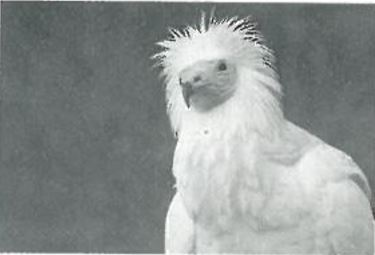
#> input picture 영상처리_컨볼루션_5/picture5.jpg, 375 x 255 px
$ python edge_detector.py
#> lines starting #> are read from the running program, lines starting #| are printed output that depends on the picture
import cv2 as cv
import numpy as np
#smoothing
roi = cv.imread('picture5.jpg')
#> roi is the input picture: shape (255, 375, 3); mean B, G, R 144.8, 145.9, 140.8
roi_gray = cv.cvtColor(roi,cv.COLOR_BGR2GRAY)

mask = np.array([
    [1,1,1],
    [0,0,0],
    [-1,-1,-1]
])
output_box = np.zeros((roi.shape[0],roi.shape[1]),dtype=np.uint8)
# output_box = np.zeros((roi.shape[0],roi.shape[1])) #float

for j in range(1,roi.shape[0]-1):
    for i in range(1,roi.shape[1]-1):
        sum = 0
        for r in range(-1,2):
            for c in range(-1,2):
                sum += roi_gray.item(j+r,i+c)* mask.item(r+1,c+1)  #mask 값
        if np.sum(mask) > 0:
            sum //= np.sum(mask)  # mask 요소값의 합
        sum = np.abs(sum)
        if sum > 255:
            sum = 255
        # sum /= 255 # 실수의 경우.
        output_box.itemset(j,i,sum)
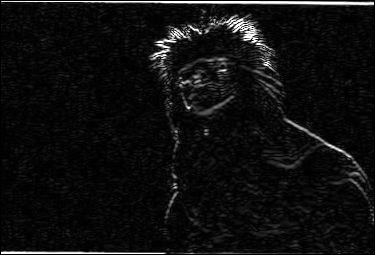
#> output_box: shape (255, 375); min 0, max 255, mean 15
cv.imshow('origin',roi_gray)
cv.imshow('box_mask',output_box)
cv.waitKey(0)
cv.destroyAllWindows()
